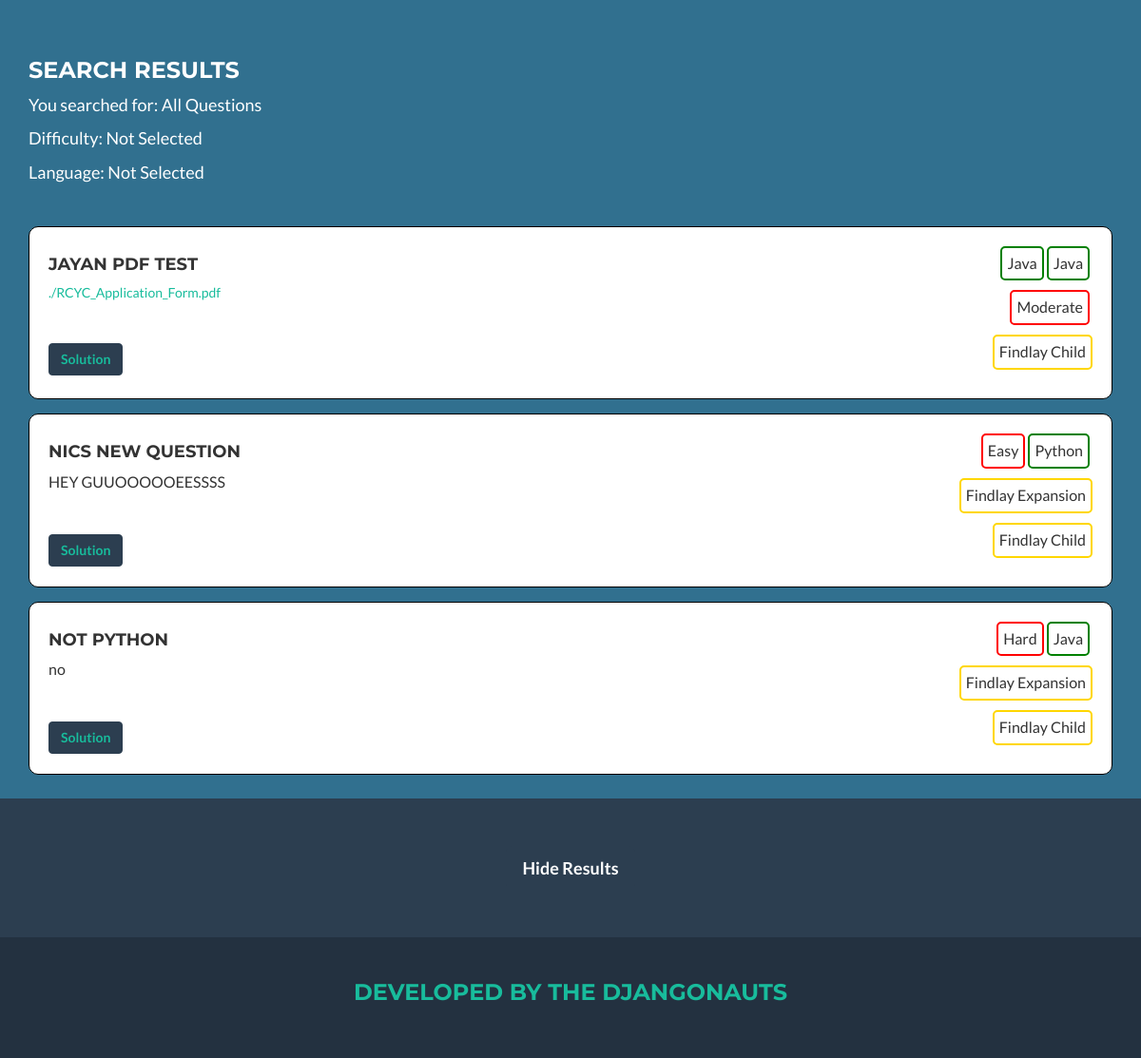
The app's page /search (lower part), older data.
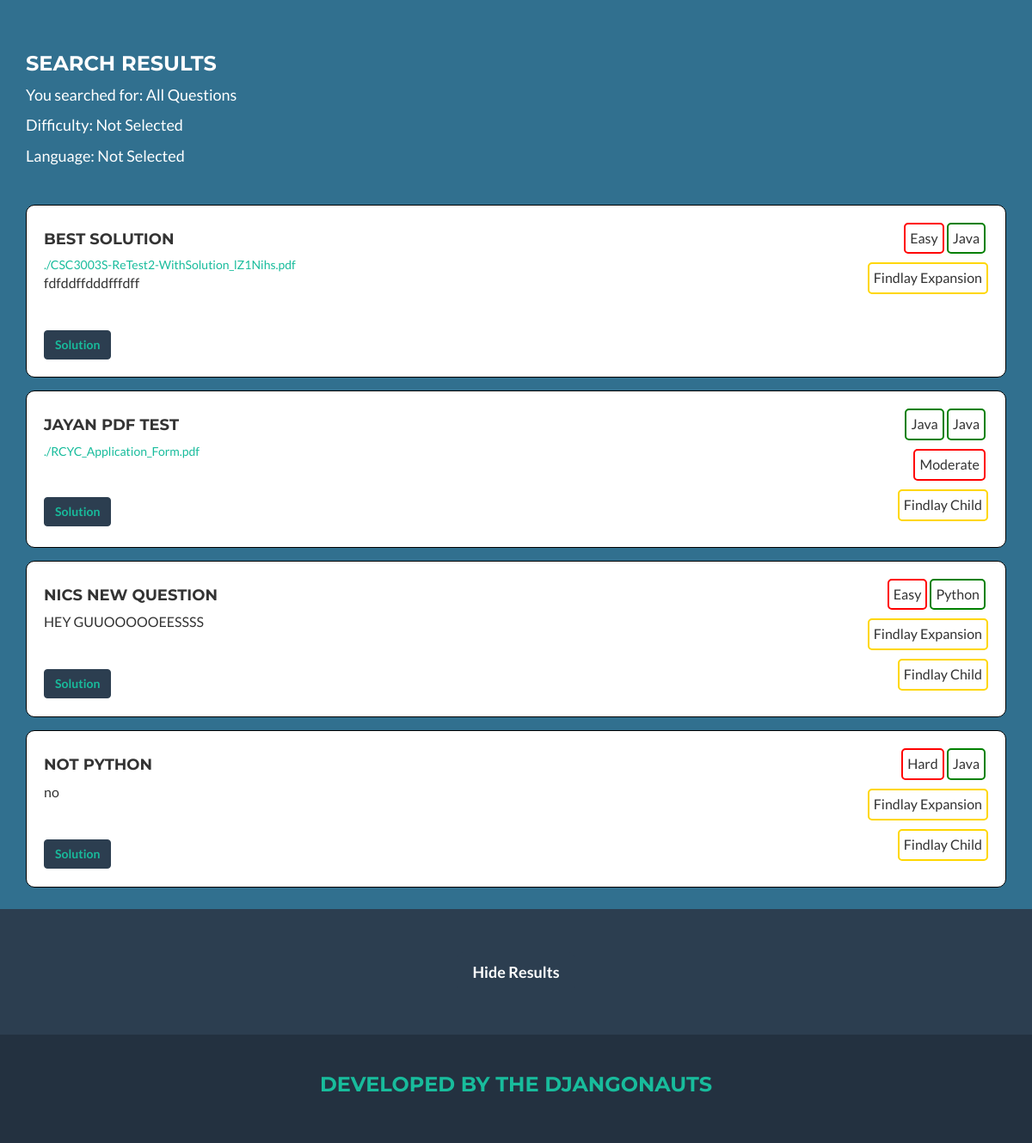
The same page, newer data.
### ProblemFinder/models.py (models this page shows, shortened)
class Solution(models.Model):
    LANGUAGE_CHOICES = (
        ('1', '----'),
        ('2', 'Java'),
        ('3', 'Python'),
        ('4', 'C++')
    )
    LANGUAGE = ("----", "Java", "Python", "C++")
    description = models.TextField()
    solution_text = models.TextField(blank=True)
    solution_URL = models.URLField(blank=True)
    solution_PDF = models.FileField(blank=True  )
    language = models.CharField(max_length=20, choices=LANGUAGE_CHOICES)
    tags = models.ManyToManyField(Tag)

class Question(models.Model):
    DIFFICULTY_CHOICES = (
        ('1', '----'),
        ('2', 'Easy'),
        ('3', 'Moderate'),
        ('4', 'Hard')
    )
    DIFFICULTY = ("----", "Easy", "Moderate", "Hard")
    title = models.CharField(max_length=250)
    question_text = models.TextField(blank=True)
    question_URL = models.URLField(blank=True)
    question_PDF = models.FileField(blank=True)
    created_date = models.DateTimeField(default=timezone.now)
    difficulty = models.CharField(max_length=1, choices=DIFFICULTY_CHOICES)
    tags = models.ManyToManyField(Tag)
    solutions = models.ManyToManyField(Solution)
    visible = models.BooleanField(default=True)

class Tag(models.Model):
    name = models.TextField()
    parent = models.ForeignKey('self', null=True, blank=True)
    children = []
    def __str__(self):
        output = ''
        return (self.name).strip(':')

### ProblemFinder/views.py (the view, shortened to what this page needs)
# urls.py: url(r'^search$', views.search, name='search'),
def search(request):
    global user_flag
    try:
        questions_list = Question.objects.order_by('title')
    except Question.DoesNotExist:
        raise Http404("Question does not exist")
    languages = Solution.LANGUAGE
    difficulty = Question.DIFFICULTY
    query = ''
    if ('q' in request.GET) and request.GET['q'].strip():
        query = request.GET['q']
    lan = request.GET.get('language', '----')
    difft = request.GET.get('difficulty', '----')
    if difft == "Difficulty" or difft == "----":
        difft = "Not Selected"
    if lan == "Language" or lan == "----":
        lan = "Not Selected"
    new_question_list = []
    searchResult = search_alg(query, questions_list, lan, difft, user_flag)
    if searchResult == questions_list:
        new_question_list = searchResult
    else:
        if isinstance(searchResult, list):
            for result in searchResult:
                new_question_list.append(result)
    all_tags = []
    for question in questions_list:
        for tag in question.tags.all():
            if tag not in all_tags:
                all_tags.append(tag)
    context = {
        'question_list': new_question_list,
        'query': query,
        'languages': languages,
        'difficulty': difficulty,
        'languagesel': lan,
        'difft': difft,
        'tag_list': all_tags,
        'user_flag': user_flag,
    }
    return render(request, "problemfinder/search.html", context)

### ProblemFinder/templates/problemfinder/search.html (shortened to what this page needs)
{% load static %}
<!DOCTYPE html>
<html lang="en">
<head>
    <link rel="stylesheet" type="text/css" href="{% static 'problemfinder/css/custom.css' %}"/>
    <link rel="stylesheet" type="text/css" href="{% static 'problemfinder/css/bootstrap.min.css' %}"/>
    <link rel="stylesheet" type="text/css" href="{% static 'problemfinder/css/freelancer.min.css' %}"/>
    <link rel="stylesheet" type="text/css" href="{% static 'problemfinder/font-awesome/font-awesome.min.css' %}"/>
</head>
<body id="page-top" class="index" onLoad="moveWin();">
<section>
    <div class="container">
        <p><br></p>
        <h3 class="searchTitle">Search Results</h3>
            {% if query == "" %}
                <p style="font-size:18px !important;" class="searchTitle">You searched for: All Questions </p>
            {% else %}
                <p style="font-size:18px !important;" class="searchTitle">You searched for: {{ query }} </p>
            {% endif %}
                <p style="font-size:18px !important;" class="searchTitle">Difficulty: {{ difft }} </p>
            {% if languagesel == "----" %}
                <p style="font-size:18px !important;" class="searchTitle">Language: Not Selected <p><br></p></p>
            {% else %}
                <p style="font-size:18px !important;" class="searchTitle">Language: {{ languagesel }} <p><br></p></p>
            {% endif %}
        {%  block content %}
                {% for question in question_list %}
                    <div class="answerRow">
                                <div class="answerRowRight">
                                    {% for soln in question.solutions.all %}
                                        {% if soln.language == "2" %}
                                            <p class="langDisplay" >Java</p>
                                        {% endif %}
                                        {% if soln.language == "3" %}
                                            <p class="langDisplay" >Python</p>
                                        {% endif %}
                                    {% endfor %}
                                    {% if question.difficulty == "2" %}
                                            <p class="diffDisplay" >Easy</p>
                                    {% endif %}
                                    {% if question.difficulty == "3" %}
                                            <p class="diffDisplay" >Moderate</p>
                                    {% endif %}
                                    {% if question.difficulty == "4" %}
                                            <p class="diffDisplay" >Hard</p>
                                    {% endif %}
                                    {% for tag in question.tags.all %}
                                        <p class="tagDisplay" >{{ tag }}</p>
                                    {% endfor %}
                                </div>
                            <div class="answerRowLeft">
                                <h4>{{ question.title }}</h4>
                                {% if question.question_PDF %}
                                    <a target="_blank" href="{{ question.question_PDF.url }}">{{ question.question_PDF }} </a>
                                    <p>{{ question.question_text }}</p>
                                {% endif %}
                                {% if not question.question_PDF and not question.question_URL %}
                                    <p>{{ question.question_text }}</p>
                                {% endif %}
                                <p><br></p>
                                <button type="button" class="btn btn-primary" href="search.html">
                                    <a href="/search/{{ question.id }}/">Solution</a>
                                </button>
                            </div>
                    </div>
                {%  endfor %}
        {% endblock %}
    </div>
</section>
<footer class="text-center">
    <div class="footer-above">
        <div class="container">
            <div class="row">
                <div class="footer-col col-md-4">
                </div>
                <div class="footer-col col-md-4">
                    <a href="/" class="btn btn-primary btn-lg " role="button" >Hide Results</a>
                </div>
                <div class="footer-col col-md-4">
                </div>
            </div>
        </div>
    </div>
    <div class="footer-below">
        <div class="container">
            <div class="row">
                <div class="col-lg-12">
                    <h3><span style="color: #18BC9C">Developed by the Djangonauts</span></h3>
                </div>
            </div>
        </div>
    </div>
</body>
</html>

### ProblemFinder/static/problemfinder/css/custom.css (style rules this page uses)
p { font-size: 16px !important; }
.answerRow { padding: 10px; border: 1px solid black; border-radius: 10px; border-spacing: 15px; background-color: white; width: 100%; display: inline-block; }
.answerRowRight { float: right; width: 15%; padding: 10px; border-radius: 10px; border-spacing: 15px; background-color: white; display: inline-block; }
.answerRowLeft { float: left; width: 80%; padding: 10px; border-radius: 10px; border-spacing: 15px; background-color: white; display: inline-block; }
section { background-color: #31708f; padding: 20px 0 !important; }
.btn-primary { padding-top: 500px; }
.searchTitle { color: white; }
.tagDisplay { display:block; border: 2px solid gold; border-radius: 5px; padding: 5px; float: right; }
.langDisplay { display:block; border: 2px solid green; border-radius: 5px; padding: 5px; float: right; margin-right: 3px; }
.diffDisplay { display:block; border: 2px solid red; border-radius: 5px; padding: 5px; float: right; margin-right: 3px; }
html { background-color: #31708f; }
.btn { color: #2b542c; }

Row changes from the older to the newer data that the page shows:
added Question: difficulty "Easy", title "BEST SOLUTION", question_PDF "./CSC3003S-ReTest2-WithSolution_lZ1Nihs.pdf", question_text "fdfddffdddfffdff", Tag (name "Findlay Expansion")
added Solution: language "Java", shown under "BEST SOLUTION"
